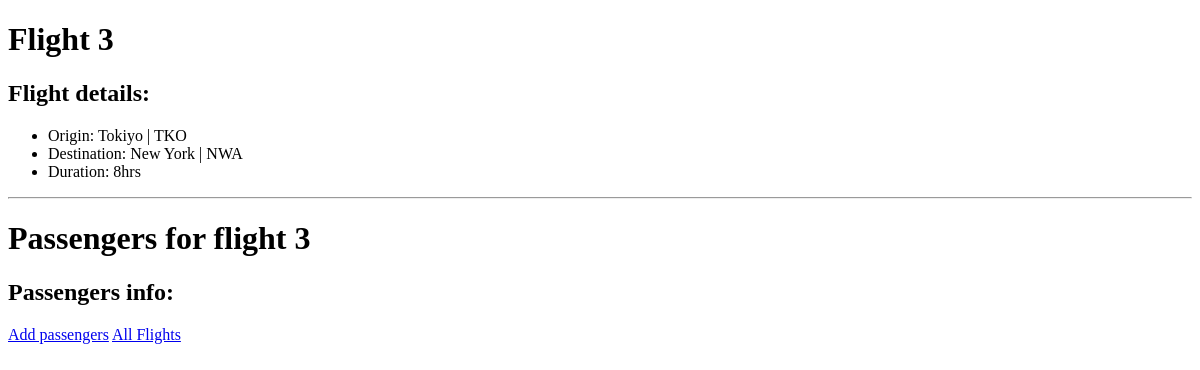
Page /flights/3 on the earlier database version.
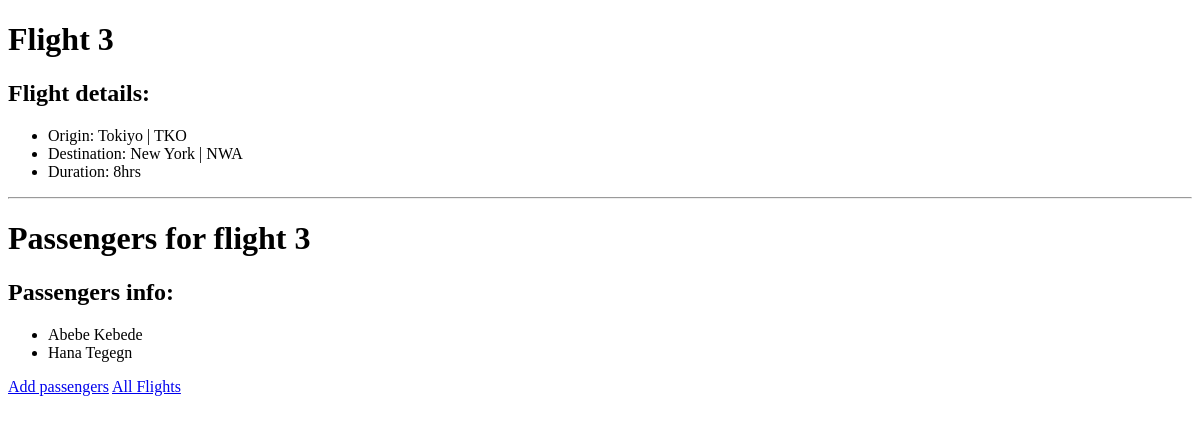
Same page on the later database version.
### flights/models.py (models this page shows)
class Passenger(models.Model):
    first_name = models.CharField(max_length=64)
    last_name = models.CharField(max_length=64)
    flight = models.ManyToManyField(Flight, related_name="passengers", blank=True)
    def __str__(self):
        return f'{self.first_name} {self.last_name}'

### flights/views.py (the view)
# urls.py: path('<int:flight_id>', views.details, name='details'),
def details(request, flight_id):
    flight = Flight.objects.get(id=flight_id)
    return render(request, 'flights/details.html', {
        'flight': flight,
        'passengers': flight.passengers.all(),
        'non_passengers': Passenger.objects.exclude(flight=flight),
    })

### flights/models.py (called while the page is built)
    def __str__(self):
        return f'{self.city} | {self.code}'

### flights/templates/flights/details.html (shortened to what this page needs)
{% extends "flights/layout.html" %}
{% block content %}
    <h1>Flight {{ flight.id }}</h1>
    <h2> Flight details: </h2>
    <ul>
        <li> Origin: {{ flight.origin }} </li>
        <li> Destination: {{ flight.destination }} </li>
        <li> Duration: {{ flight.length }}hrs </li>
    </ul>
    <hr>
    <h1>Passengers for flight {{ flight.id }}</h1>
    <h2>Passengers info: </h2>
    <ul>
        {% for passenger in passengers %}
            <li>{{ passenger }}</li>
        {% endfor %}
    </ul>
    <a href="{% url 'flights:add' flight.id %}">Add passengers</a>
    <a href="{% url 'flights:index' %}"> All Flights </a>
{% endblock content %}

Differences in the rows shown:
added Passenger: first_name+last_name "Abebe Kebede"
added Passenger: first_name+last_name "Hana Tegegn"
